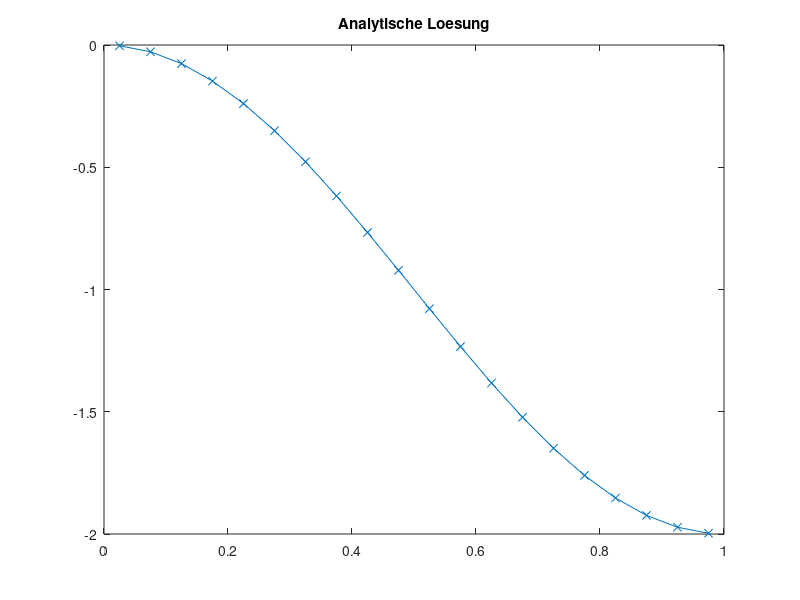
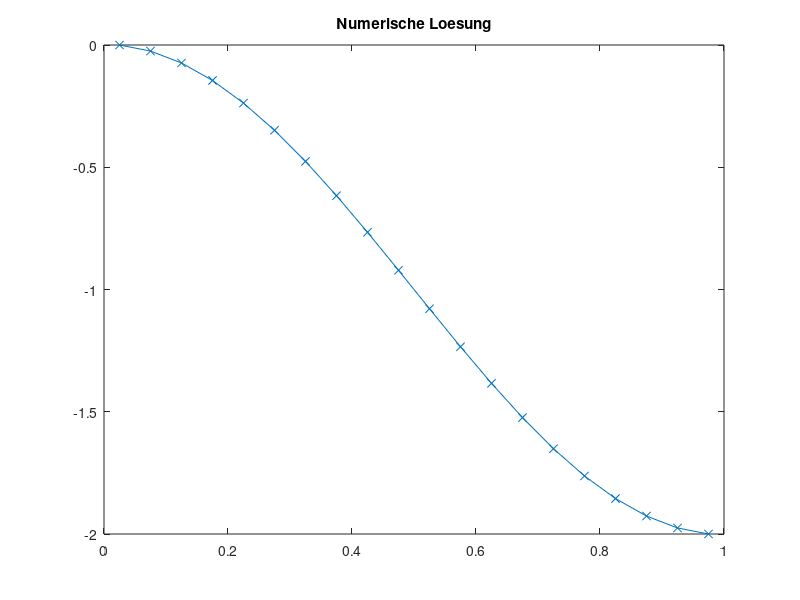
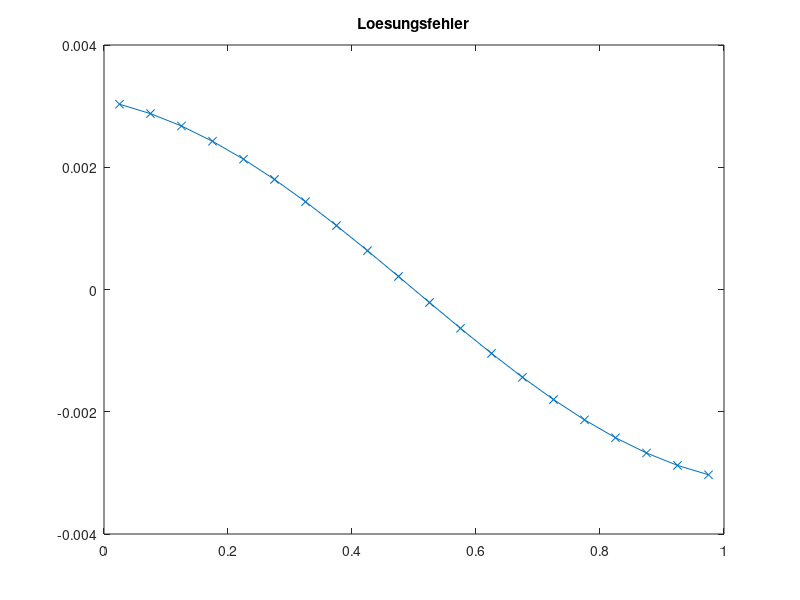
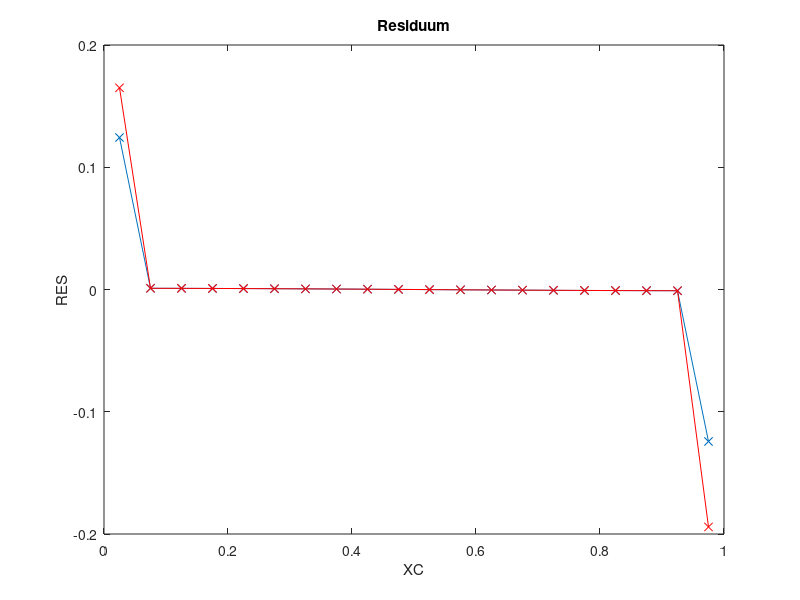

Write MATLAB code to recreate these figures, in order.
clc
clear all
close all

%SOL=@(x) sin(pi*x)+1;
%MSOL=@(x)-pi^2*sin(pi*x);

SOL=@(x) cos(pi*x)-1;
MSOL=@(x)-pi^2*cos(pi*x);

DIF=1.0;
ALPHA=0.9;
XMIN=0.0;
XMAX=1.0;
N=20;% KV's

% Immer feiner werdendes Gitter nach Lehrbuch
%X = zeros(1,N+1);
%for I=1:N+1
%  X(I) = XMIN + (ALPHA^(I-1)-1)/(ALPHA^N-1)*(XMAX-XMIN);
%end
X=linspace(XMIN,XMAX,N+1);

% N halbieren
%for j=1:1 % jeder Durchlauf entfernt Hälfte der Punkte
%  fprintf('abc');
%
%idx =1;
%X2=0;
%for i=1:N+1
%  if mod(i, 2)==1
%    X2(idx)=X(i);
%    idx=idx+1;
%  end
%end
%X=X2;
%N=length(X)-1;
%end

XC = (X(1:N)+X(2:N+1))/2;
XCR = [XMIN, XC, XMAX];

%%% ANALYTISCHE LÖSUNG
TA = zeros(1, N);
for I=1:N
  TA(I)=SOL(XC(I));
end

figure(1)
plot(XC, TA, 'x-');
title('Analytische Loesung')

%%% FVM Lösung

% Randbedingungen
RBE = SOL(XMAX);
RBW = SOL(XMIN);

% Koeffizienten speichern
AP = zeros(1, N);
AE = zeros(1, N);
AW = zeros(1, N);

for I=1:N
  DXE = XCR(I+2)-XCR(I+1);
  DXW = XCR(I+1)-XCR(I);

  AE(I) = DIF/(DXE);
  AW(I) = DIF/(DXW);

  AP(I) = -AE(I)-AW(I);
end

% Gesamtgleichungssystem aufstellen
A = zeros(N);
b = zeros(N,1);

for I=1:N
  b(I) = MSOL(XC(I))*(X(I+1)-X(I));

  % Hauptdiagonale
  A(I,I) = AP(I);

  % Westliche Nebendiagonale
  if mod(I,N)==1
    b(I) = b(I)-AW(I)*RBW;
  else
    A(I, I-1) = AW(I);
  end

  % Östliche Nebendiagonale
  if mod(I,N)==0
    b(I) = b(I)-AE(I)*RBE;
  else
    A(I, I+1) = AE(I);
  end
end

T=A\b;

figure(2)
plot(XC, T, 'x-');
title('Numerische Loesung')

%%% Lösungsfehler berechnen
SERR=0.0;
ERR=zeros(1, N);
for I=1:N
    ERR(I)=T(I)-TA(I);
    SERR=SERR+ERR(I)^2;
end
SERR=sqrt(SERR/(N));

figure(3)
plot(XC, ERR, 'x-');
title('Loesungsfehler')

fprintf('Summierter Fehler %16.10e N=%g\n', SERR, length(X));


%%%% ORDNUNG  BESTIMMEN
% für verdünntes Gitter
ERR5=1.8313148130e-01;
ERR10=1.1754515384e-01;
ERR20=3.5245466348e-02;
ERR40=8.8115116752e-03;
ERR80=2.1893954570e-03;


op=log((ERR5)/(ERR10))/log(2);
fprintf('Ordnung des Verfahrens %16.10e \n',op  );
op=log((ERR10)/(ERR20))/log(2);
fprintf('Ordnung des Verfahrens %16.10e \n',op  );
op=log((ERR20)/(ERR40))/log(2);
fprintf('Ordnung des Verfahrens %16.10e \n',op  );
op=log((ERR40)/(ERR80))/log(2);
fprintf('Ordnung des Verfahrens %16.10e \n',op  );


%%%% RESIDUUM BERECHNEN
t=zeros(N, 1);
for I=1:N
    t(I)=SOL(XC(I));
end

RES=A*t-b;

figure(4)
plot(XC,RES,'x-');

xlabel('XC')
ylabel('RES')
title('Residuum')

%%%% Truncation Error berechnen

% b ohne Randwerte
TERR=zeros(1, N);
for I=1:N
  b(I) = MSOL(XC(I));
end

% Source term
TERRS=zeros(N,1);
for I=1:N
  % benötigte Werte zwischenspeichern
  XP=XCR(I+1);
  Xe=X(I+1);
  Xw=X(I);

  DX = Xe-Xw;
  fP=b(I);

  if I==1
    fE=b(I+1);
    XE=XCR(I+2);

    TERRS(I) = 1/(6*DX)*((fE-fP)/(XE-XP)-(fP-RBW)/(XP-Xw))*((Xe-XP)^3-(Xw-XP)^3);
  elseif I==N
    fW=b(I-1);
    XW=XCR(I);

    TERRS(I) = 1/(6*DX)*((RBE-fP)/(Xe-XP)-(fP-fW)/(XP-XW))*((Xe-XP)^3-(Xw-XP)^3);
  else
    fE=b(I+1);
    XE=XCR(I+2);
    fW=b(I-1);
    XW=XCR(I);

    TERRS(I) = 1/(6*DX)*((fE-fP)/(XE-XP)-(fP-fW)/(XP-XW))*((Xe-XP)^3-(Xw-XP)^3);
  end
end

% Diffusion Term east
TERRDE=zeros(N,1);
for I=1:N
  % benötigte Werte zwischenspeichern
  XP=XCR(I+1);
  TP=T(I);
  fP=b(I);
  Xe=X(I+1);
  Xw=X(I);

  DX = Xe-Xw;



  if I==1
		XEE=XCR(I+3);
    TEE=T(I+2);

    XE=XCR(I+2);
    TE=T(I+1);
    fE=b(I+1);

    Xee=X(I+2);

    TERRDE(I) = 1/(2*(XE-XP))*((TEE-TP)/(XEE-XP)-(TE-RBW)/(XE-Xw))...
      * (((XP-Xe)^2-(XE-Xe)^2)/(XE-XP))...
      + (1/(Xee-Xe)*((TEE-TE)/(XEE-XE)-(TE-TP)/(XE-XP)) - 1/(Xe-Xw)*((TE-TP)/(XE-XP)-(TP-RBW)/(XP-Xw)))...
      * 1/(6*(XE-XP))*(((XP-Xe)^3-(XE-Xe)^3)/(XE-XP));
  elseif I==N-1
    XW=XCR(I);
    TW=T(I-1);
    fW=b(I-1);

    XE=XCR(I+2);
    TE=T(I+1);
    fE=b(I+1);

    Xee=X(I+2);

    TERRDE(I) = 1/(2*(XE-XP))*((RBE-TP)/(Xee-XP)-(TE-TW)/(XE-XW))...
      * (((XP-Xe)^2-(XE-Xe)^2)/(XE-XP))...
      + (1/(Xee-Xe)*((RBE-TE)/(Xee-XE)-(TE-TP)/(XE-XP)) - 1/(Xe-Xw)*((TE-TP)/(XE-XP)-(TP-TW)/(XP-XW)))...
      * 1/(6*(XE-XP))*(((XP-Xe)^3-(XE-Xe)^3)/(XE-XP));
  elseif I==N
    Dw = (XP-Xw)/(XP-XW);
    Tw = Dw * TW + (1-Dw)*TP;

    TERRDE(I) = 1/2*(Xe-XP)*1/(Xe-XP)*((RBE-TP)/(Xe-XP) - (RBE-Tw)/(Xe-Xw));
  else
		XEE=XCR(I+3);
    TEE=T(I+2);
	
    XW=XCR(I);
    TW=T(I-1);
    fW=b(I-1);

    XE=XCR(I+2);
    TE=T(I+1);
    fE=b(I+1);

    Xee=X(I+2);

    TERRDE(I) = 1/(2*(XE-XP))*((TEE-TP)/(XEE-XP)-(TE-TW)/(XE-XW))...
      * (((XP-Xe)^2-(XE-Xe)^2)/(XE-XP))...
      + (1/(Xee-Xe)*((TEE-TE)/(XEE-XE)-(TE-TP)/(XE-XP)) - 1/(Xe-Xw)*((TE-TP)/(XE-XP)-(TP-TW)/(XP-XW)))...
      * 1/(6*(XE-XP))*(((XP-Xe)^3-(XE-Xe)^3)/(XE-XP));
  end
end

% Diffusion Term west
TERRDW=zeros(N,1);
for I=1:N
  % benötigte Werte zwischenspeichern
  XP=XCR(I+1);
  TP=T(I);
  fP=b(I);
  Xe=X(I+1);
  Xw=X(I);

  DX = Xe-Xw;

  if I==1
    XE=XCR(I+2);
    TE=T(I+1);
    fE=b(I+1);
    De = (Xe-XP)/(XE-XP);
    Te = De * TE + (1-De) * TP;

    TERRDW(I) = -1/2*(XP-Xw)* 1/(XP-Xw)*((Te-RBW)/(Xe-Xw) - (TP-RBW)/(XP-Xw));
  elseif I==2
    XE=XCR(I+2);
    TE=T(I+1);
    fE=b(I+1);
    XW=XCR(I);
    TW=T(I-1);
    fW=b(I-1);
    Xww=X(I-1);
    TERRDW(I) = 1/(2*(XP-XW))*((TE-TW)/(XE-XW)-(TP-RBW)/(XP-Xww))...
      * (((XW-Xw)^2-(XP-Xw)^2)/(XP-XW))...
      + (1/(Xe-Xw)*((TE-TP)/(XE-XP)-(TP-TW)/(XP-XW)) - 1/(Xw-Xww)*((TP-TW)/(XP-XW)-(TW-RBW)/(XW-Xww)))...
      * 1/(6*(XP-XW))*(((XW-Xw)^3-(XP-Xw)^3)/(XP-XW));
  elseif I==N
    TERRDW(I) = 1/(2*(XP-XW))*((RBE-TW)/(Xe-XW)-(TP-TWW)/(XP-XWW))...
      * (((XW-Xw)^2-(XP-Xw)^2)/(XP-XW))...
      + (1/(Xe-Xw)*((RBE-TP)/(Xe-XP)-(TP-TW)/(XP-XW)) - 1/(Xw-Xww)*((TP-TW)/(XP-XW)-(TW-TWW)/(XW-XWW)))...
      * 1/(6*(XP-XW))*(((XW-Xw)^3-(XP-Xw)^3)/(XP-XW));
  else
    XE=XCR(I+2);
    TE=T(I+1);
    fE=b(I+1);
    XW=XCR(I);
    TW=T(I-1);
    fW=b(I-1);
    Xww=X(I-1);
		XWW=XCR(I-1);
		TWW=T(I-2);

    TERRDW(I) = 1/(2*(XP-XW))*((TE-TW)/(XE-XW)-(TP-TWW)/(XP-XWW))...
      * (((XW-Xw)^2-(XP-Xw)^2)/(XP-XW))...
      + (1/(Xe-Xw)*((TE-TP)/(XE-XP)-(TP-TW)/(XP-XW)) - 1/(Xw-Xww)*((TP-TW)/(XP-XW)-(TW-TWW)/(XW-XWW)))...
      * 1/(6*(XP-XW))*(((XW-Xw)^3-(XP-Xw)^3)/(XP-XW));
  end
end



for I=1:N
  TERR(I) = TERRS(I)-TERRDE(I)+TERRDW(I);
end


hold on;
plot(XC, TERR, 'rx-');

figure(5)
plot(XC, RES-TERR', 'x-');
title('RES - TE')
